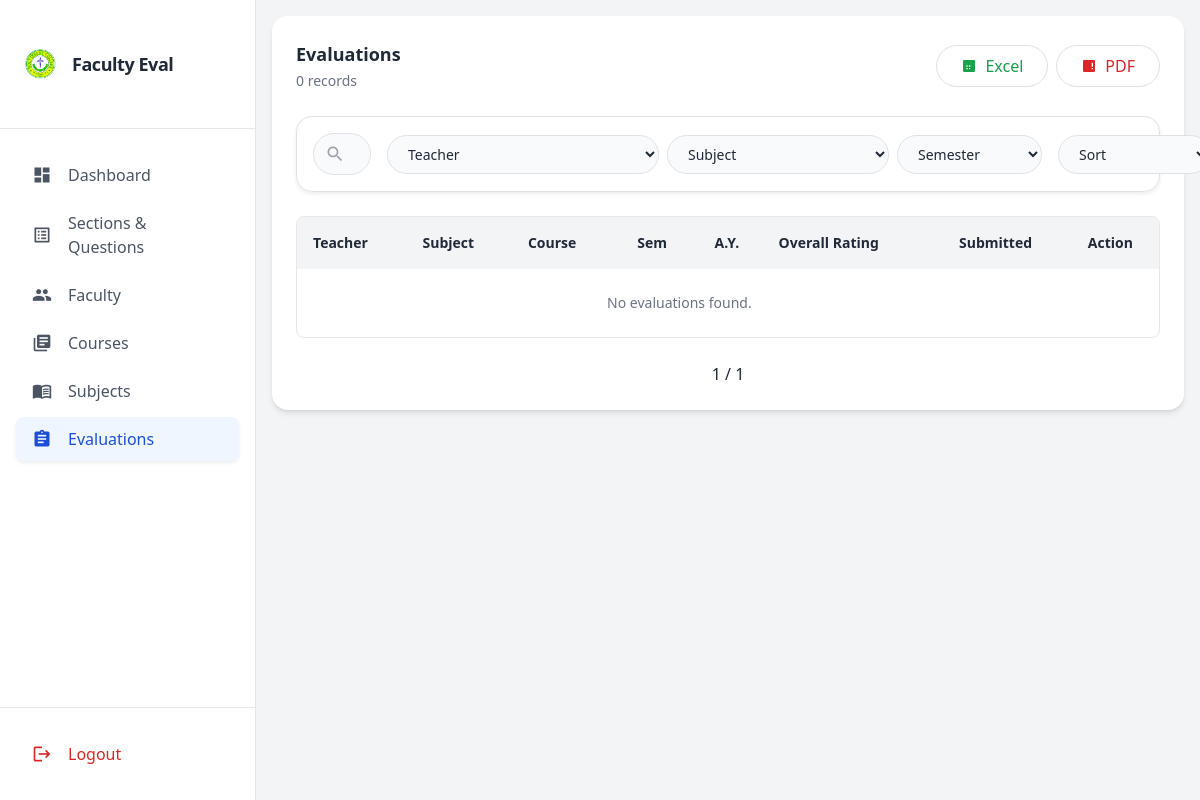
The app's page /evaluations-list/ (signed in), older data.
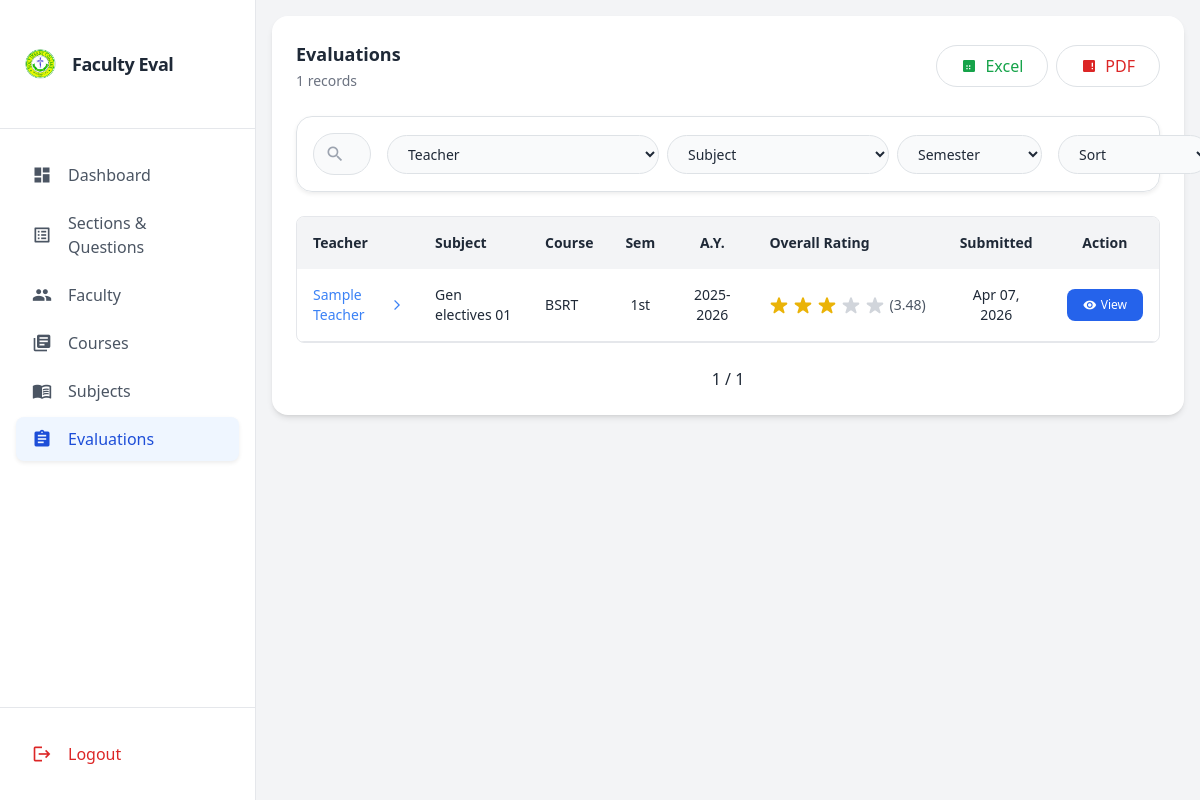
The same page, newer data.
### evaluation/models.py (models this page shows, shortened)
class TeacherEvaluation(models.Model):
    teacher = models.ForeignKey(
        'Teacher',
        on_delete=models.CASCADE,
        related_name='evaluations'
    )
    student_id = models.CharField(max_length=50)  # Anonymous student identifier
    student_name = models.CharField(max_length=100, null=True,blank=True)  # Optional student name
    subject = models.ForeignKey(
        'Subject',
        on_delete=models.SET_NULL,
        null=True,
        blank=True
    )
    course = models.ForeignKey(
        'Course',
        on_delete=models.SET_NULL,
        null=True,
        blank=True
    )
    semester = models.CharField(max_length=20, blank=True)
    academic_year = models.CharField(max_length=20, blank=True)
    year_level = models.CharField(max_length=20, blank=True)
    submitted_at = models.DateTimeField(auto_now_add=True)
    overall_rating = models.FloatField(null=True, blank=True)
    commendable_features = models.TextField(blank=True, null=True)
    suggestions_improvement = models.TextField(blank=True, null=True)
    class Meta:
        unique_together = (
            'teacher',
            'student_id',
            'subject',
            'course',
            'semester',
            'academic_year'
        )
    @property
    def overall_computed_rating(self):
        ratings = []
        for item in self.items.all():
            try:
                ratings.append(float(item.rating))
            except (ValueError, TypeError):
                continue
        if ratings:
            return round(sum(ratings)/len(ratings), 2)
        return None

class Teacher(models.Model):
    first_name = models.CharField(max_length=50, null=True, blank=True)
    last_name = models.CharField(max_length=50, null=True, blank=True)

class Subject(models.Model):
    name = models.CharField(max_length=100)
    code = models.CharField(max_length=20, blank=True, null=True)

class Course(models.Model):
    name = models.CharField(max_length=100, unique=True)
    code = models.CharField(max_length=20, blank=True, null=True)

### evaluation/views.py (the view, shortened to what this page needs)
# urls.py: path('evaluations-list/', views.evaluations_list, name='evaluations_list'),
@login_required(login_url='admin_login')
def evaluations_list(request):
    qs = TeacherEvaluation.objects.select_related('teacher', 'subject', 'course').prefetch_related('items')
    teacher_id = request.GET.get('teacher')
    subject_id = request.GET.get('subject')
    semester = request.GET.get('semester')
    search = request.GET.get('search')
    sort = request.GET.get('sort')
    export = request.GET.get('export')
    if teacher_id:
        qs = qs.filter(teacher_id=teacher_id)
    if subject_id:
        qs = qs.filter(subject_id=subject_id)
    if semester:
        qs = qs.filter(semester=semester)
    if search:
        qs = qs.filter(
            Q(teacher__first_name__icontains=search) |
            Q(teacher__last_name__icontains=search) |
            Q(subject__name__icontains=search)
        )
    updates = []
    for e in qs:
        if hasattr(e, 'overall_computed_rating') and e.overall_computed_rating is not None:
            e.overall_rating = e.overall_computed_rating
        rating = e.overall_rating or 0
        filled = int(rating)
        half = 1 if (rating - filled) >= 0.5 else 0
        empty = 5 - filled - half
        e.filled_stars_list = range(filled)
        e.half_star_list = range(half)
        e.empty_stars_list = range(empty)
        updates.append(e)
    if updates:
        TeacherEvaluation.objects.bulk_update(updates, ['overall_rating'])
    if sort == "date_desc":
        qs = qs.order_by('-submitted_at')
    elif sort == "date_asc":
        qs = qs.order_by('submitted_at')
    elif sort == "rating_desc":
        qs = sorted(qs, key=lambda x: (getattr(x, 'overall_computed_rating', 0) or 0), reverse=True)
    elif sort == "rating_asc":
        qs = sorted(qs, key=lambda x: (getattr(x, 'overall_computed_rating', 0) or 0))
    paginator = Paginator(qs, 10)
    page_obj = paginator.get_page(request.GET.get('page'))
    context = {
        'page_obj': page_obj,
        'teachers': Teacher.objects.all(),
        'subjects': Subject.objects.all(),
        'selected_teacher': teacher_id or '',
        'selected_subject': subject_id or '',
        'selected_semester': semester or '',
        'search': search or '',
        'sort': sort or '',
    }
    return render(request, 'admins/evaluations.html', context)

### templates/admins/evaluations.html (shortened to what the changed rows need)
{% extends 'admins/base.html' %}
{% block content %}
<div class="max-w-7xl mx-auto p-4 md:p-6 bg-white rounded-2xl shadow-md relative">
    <div class="flex sm:flex-row justify-between sm:items-center gap-3 mb-4">
        <div>
            <h2 class="text-lg font-semibold text-gray-800">Evaluations</h2>
            <span class="text-sm text-gray-500">{{ page_obj.paginator.count }} records</span>
        </div>
    </div>
    <div id="evaluationContent">
        <div class="relative overflow-auto md:border rounded-lg max-h-[70vh]">
            <table class="min-w-full text-sm">
                <thead class="bg-gray-100 sticky top-0">
                    <tr>
                        <th class="p-3 text-left">Teacher</th>
                        <th class="p-3">Subject</th>
                        <th class="p-3">Course</th>
                        <th class="p-3 text-center">Sem</th>
                        <th class="p-3 text-center">A.Y.</th>
                        <th class="p-3 text-left">Overall Rating</th>
                        <th class="p-3 text-center">Submitted</th>
                        <th class="p-3 text-center">Action</th>
                    </tr>
                </thead>
                <tbody id="tableBody">
                    {% for eval in page_obj %}
                    <tr class="border-b">
                        <td class="p-3">
                            <a href="{% url 'teacher_detail' eval.teacher.id %}" class="text-blue-500 flex items-center gap-1">
                                {{ eval.teacher.first_name }} {{ eval.teacher.last_name }}
                                <span class="material-icons text-xs">arrow_forward_ios</span>
                            </a>
                        </td>
                        <td class="p-3">{{ eval.subject.name }}</td>
                        <td class="p-3">{{ eval.course.name }}</td>
                        <td class="p-3 text-center">{{ eval.semester }}</td>
                        <td class="p-3 text-center">{{ eval.academic_year }}</td>
                            <td class="p-3 text-center">
                            {% if eval.overall_rating %}
                                <div class="flex items-center justify-center space-x-1">
                                    <span class="ml-2 text-sm text-gray-600">({{ eval.overall_rating|floatformat:2 }})</span>
                                </div>
                            {% else %}
                                N/A
                            {% endif %}
                        </td>
                        <td class="p-3 text-center">{{ eval.submitted_at|date:"M d, Y" }}</td>
                        <td class="p-3 text-center">
                            <a href="{% url 'evaluation_detail' eval.id %}"
                            class="inline-flex items-center gap-1 bg-blue-600 hover:bg-blue-700 text-white px-3 py-1.5 rounded-lg text-xs">
                                <span class="material-icons text-sm">visibility</span>
                                View
                            </a>
                        </td>
                    </tr>
                    {% empty %}
                    <tr>
                        <td colspan="7" class="p-6 text-center text-gray-500">No evaluations found.</td>
                    </tr>
                    {% endfor %}
                </tbody>
            </table>
        </div>
    </div>
</div>
{% endblock %}

Row changes from the older to the newer data that the page shows:
added TeacherEvaluation: teacher.first_name "Sample", teacher.last_name "Teacher", subject.name "Gen electives 01", course.name "BSRT", semester "1st", academic_year "2025-2026", overall_rating "3.48", submitted_at "Apr 07, 2026"
Text that changed along with them:
{{ page_obj.paginator.count }}: "0" → "1"
text no longer shown: "No evaluations found."
